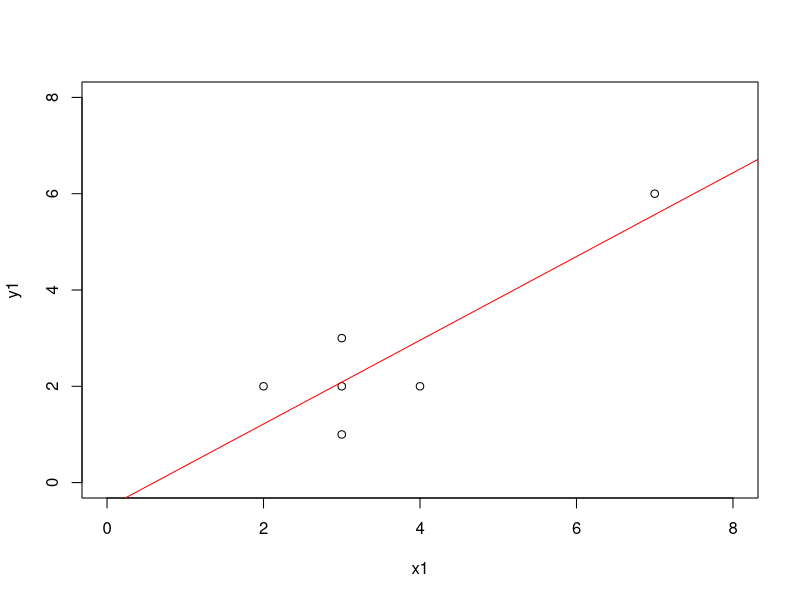
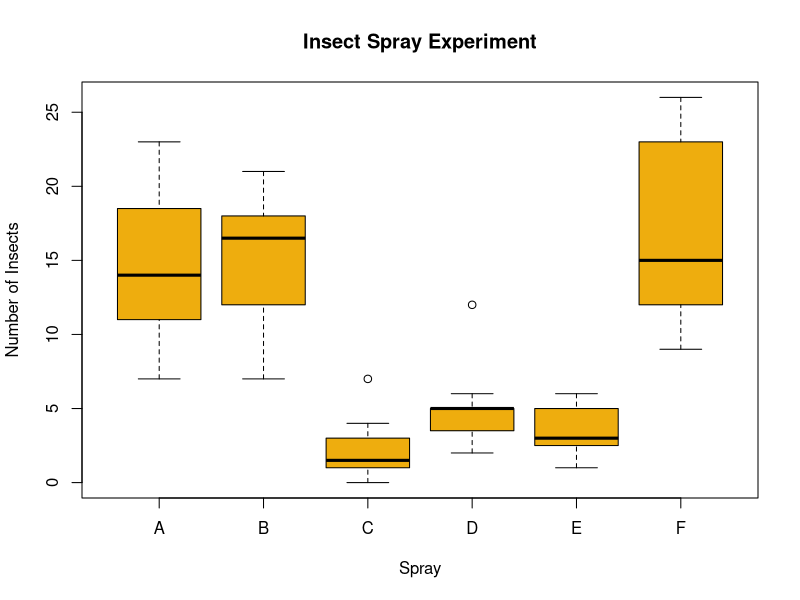

These figures' R source, in order:
###################################
###R Clinic Model Output Session###
###################################

##Output of lm

x1 <- c(2,3,3,3,4,7)
y1 <- c(2,3,2,1,2,6)

#let's plot the data to have a look at it
plot(x1, y1, xlim=c(0,8), ylim=c(0,8)) #plot the data with axis limits of 0-8

#linear regression of y against x

mod <- lm(y1 ~ x1)
summary(mod)

#let's plot model line on graph
abline(mod, col='red')

#how influential is outlier
influence.measures(mod)

####Analysis of variance
data(InsectSprays)
str(InsectSprays)

aov.ins <- aov(count ~ spray, data=InsectSprays)
summary(aov.ins)
summary.lm(aov.ins)

#Post hoc test for comparisons - Tukey's Honestly Significant Difference
TukeyHSD(aov.ins)

#Let's look at a plot
boxplot(count ~ spray, data=InsectSprays, xlab='Spray', 
        ylab='Number of Insects', main='Insect Spray Experiment', col='darkgoldenrod2')
